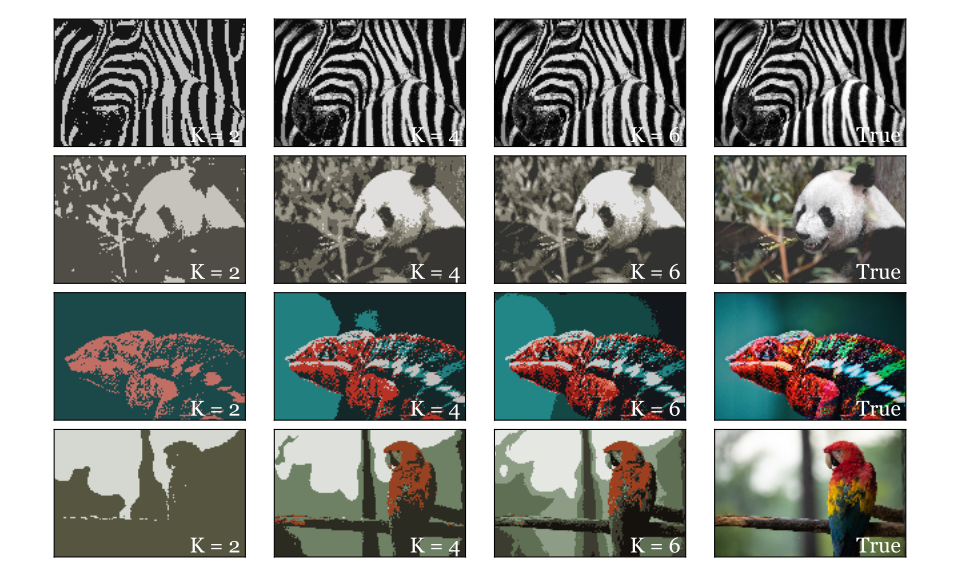

Generate this figure with Python:
plt.figure(figsize = (10, 6))
for i in range(4):
    
    picture = plt.imread('ex_{}.jpg'.format(i + 1))
    flat_pic = picture.reshape((-1, 3))
    
    for j, K in enumerate([2, 4, 6]):
        plt.subplot(4, 4, 4*i + j + 1)

        s_pic, mu_pic, losses_pic = k_means(flat_pic, K, 10, np.random.rand(K, 1)*256)
        pic_colors = [np.mean(flat_pic[np.where(np.argmax(s_pic, axis = -1) == k)], axis = 0) for k in np.arange(K)]
        K_colored_pic = flat_pic.copy()

        for k in range(K):
            K_colored_pic[np.where(np.argmax(s_pic, axis = -1) == k)[0], :] = pic_colors[k]

        K_colored_pic = K_colored_pic.reshape(picture.shape)
        plt.imshow(K_colored_pic, origin = 'upper')
        plt.text(720, 480, s = 'K = {} '.format(K), color = 'white', fontsize = 16,
                 horizontalalignment = 'right', verticalalignment = 'bottom')
        remove_axes()

    plt.subplot(4, 4, 4*(i+1))
    plt.imshow(picture, origin = 'upper')
    plt.text(720, 480, s = 'True ', color = 'white', fontsize = 16,
             horizontalalignment = 'right', verticalalignment = 'bottom')
    remove_axes()

plt.tight_layout(w_pad = -3, h_pad = 0)
plt.savefig('clust_kmeans_fail_ex.svg')
plt.show()
